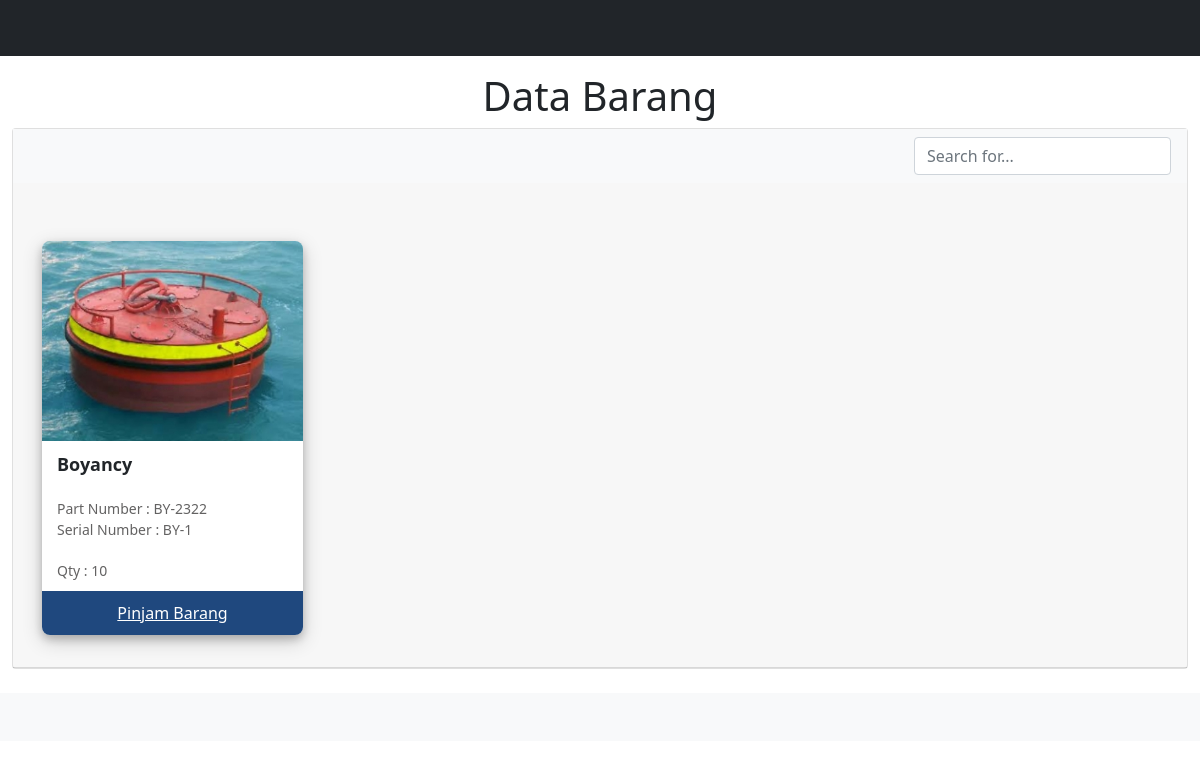
Screenshot of /index.php?cari=Boyancy with the database file from the repository.
### tables this page shows
CREATE TABLE `data_barang` (
  `id_barang` int(11) NOT NULL,
  `nama_barang` varchar(255) NOT NULL,
  `serial_number` varchar(255) NOT NULL,
  `part_number` varchar(255) NOT NULL,
  `nama_owner` varchar(255) NOT NULL,
  `lokasi_barang` varchar(255) NOT NULL,
  `kondisi_barang` enum('Bagus','Rusak') NOT NULL,
  `jumlah_barang` int(11) NOT NULL,
  `gambar_barang` varchar(255) NOT NULL
);

### index.php (the view, shortened to what this page needs)
<?php
require "fungsi/function.php";
?>
<!DOCTYPE html>
<html lang="en">
<head>
    <link href="https://cdn.jsdelivr.net/npm/simple-datatables@latest/dist/style.css" rel="stylesheet" />
    <link href="css/styles.css" rel="stylesheet" />
</head>
<body class="sb-nav-fixed">
    <nav class="sb-topnav navbar navbar-expand navbar-dark bg-dark">
    </nav>
    <div id="layoutSidenav_content">
        <br><br><br>
        <main>
            <div class="container-fluid">
                <center>
                    <h1>Data Barang</h1>
                </center>
                <div class="card mb-4">
                    <nav class="navbar navbar-light bg-light justify-content-between">
                        <form class="d-none d-md-inline-block form-inline ms-auto me-0 me-md-3 my-2 my-md-0" method="GET">
                            <div class="input-group">
                                <input class="form-control" type="text" name="cari" placeholder="Search for..." aria-label="Search for..." aria-describedby="btnNavbarSearch" />
                            </div>
                        </form>
                    </nav>
                    <div class="card-header">
                        <div class="container" style="margin-top:50px;">
                            <div class="row">
                                <?php
                                $data_barang = mysqli_query($koneksi, "SELECT * FROM data_barang LIMIT 8");
                                if (isset($_GET['cari'])) {
                                    $data_barang = mysqli_query($koneksi, "SELECT * FROM data_barang WHERE
                                nama_barang LIKE '%" . $_GET['cari'] . "%' OR
                                serial_number LIKE '%" . $_GET['cari'] . "%' OR
                                part_number LIKE '%" . $_GET['cari'] . "%' OR
                                nama_owner LIKE '%" . $_GET['cari'] . "%' OR
                                lokasi_barang LIKE '%" . $_GET['cari'] . "%' OR
                                kondisi_barang LIKE '%" . $_GET['cari'] . "%' OR
                                jumlah_barang LIKE '%" . $_GET['cari'] . "%' OR
                                gambar_barang LIKE '%" . $_GET['cari'] . "%'
                                ");
                                }
                                while ($row = mysqli_fetch_array($data_barang)) {
                                ?>
                                    <div class="col-md-3">
                                        <div class="card-sl">
                                            <div class="card-image">
                                                <img class="zoomable card-image" src="admin/img/<?php echo $row['gambar_barang'] ?>" alt="">
                                            </div>
                                            <div class="card-heading">
                                                <?= $row["nama_barang"]; ?>
                                            </div>
                                            <div class="card-text">
                                                Part Number : <?= $row["serial_number"]; ?>
                                                <br>
                                                Serial Number : <?= $row["part_number"]; ?>
                                            </div>
                                            <div class="card-text">
                                                Qty : <?= $row["jumlah_barang"]; ?>
                                            </div>
                                            <a href="#" class="card-button" data-bs-toggle="modal" data-bs-target="#pinjam<?= $row["id_barang"]; ?>"> Pinjam Barang</a>
                                        </div>
                                        <br>
                                    </div>
                                <?php } ?>
                            </div>
                        </div>
                    </div>
                </div>
            </div>
        </main>
        <footer class="py-4 bg-light mt-auto">
        </footer>
    </div>
</body>
</html>

### index.php (style rules this page uses)
.zoomable { width: 300px; height: 200px; }
.card-sl { border-radius: 8px; box-shadow: 0 4px 8px 0 rgba(0, 0, 0, 0.2), 0 6px 20px 0 rgba(0, 0, 0, 0.19); }
.card-image img { max-height: 100%; max-width: 100%; border-radius: 8px 8px 0px 0; }
.card-heading { font-size: 18px; font-weight: bold; background: #fff; padding: 10px 15px; }
.card-text { padding: 10px 15px; background: #fff; font-size: 14px; color: #636262; }
.card-button { display: flex; justify-content: center; padding: 10px 0; width: 100%; background-color: #1F487E; color: #fff; border-radius: 0 0 8px 8px; }

### rows the page displays
data_barang: gambar_barang (picture), nama_barang "Boyancy", serial_number "BY-2322", part_number "BY-1", jumlah_barang "10"
